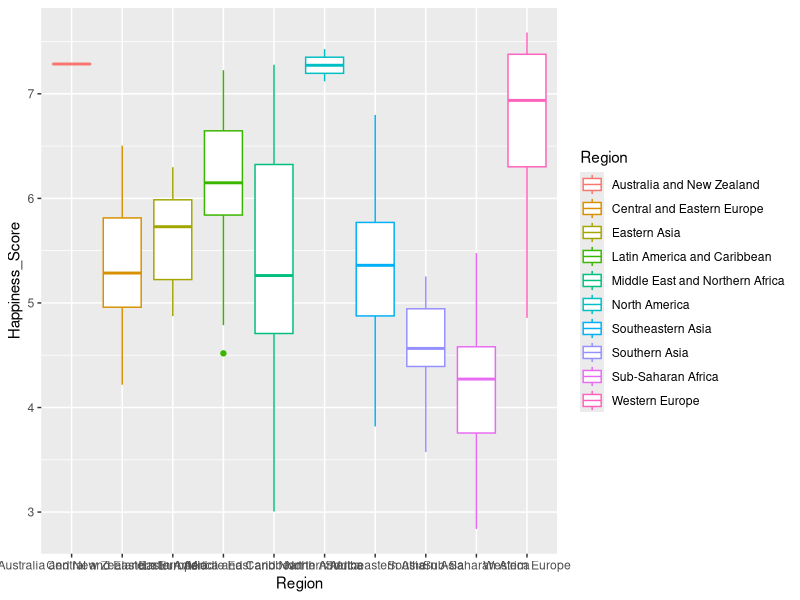
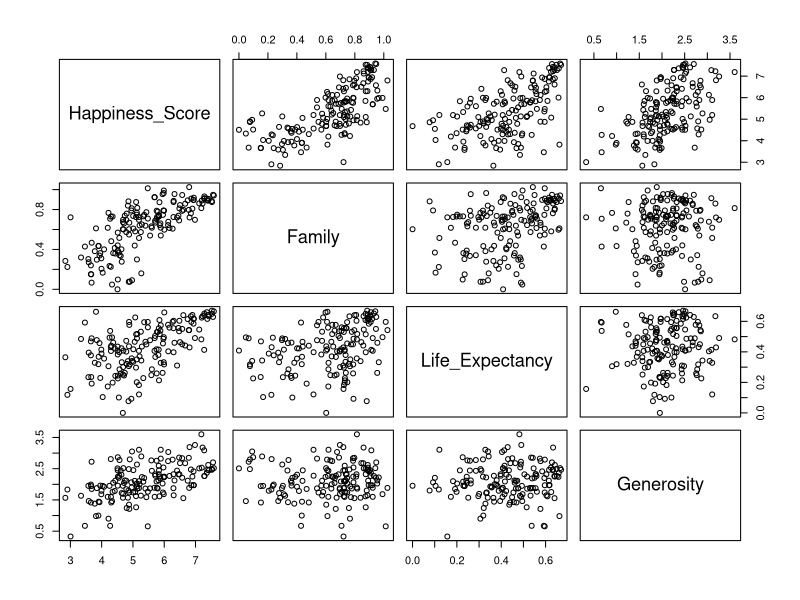
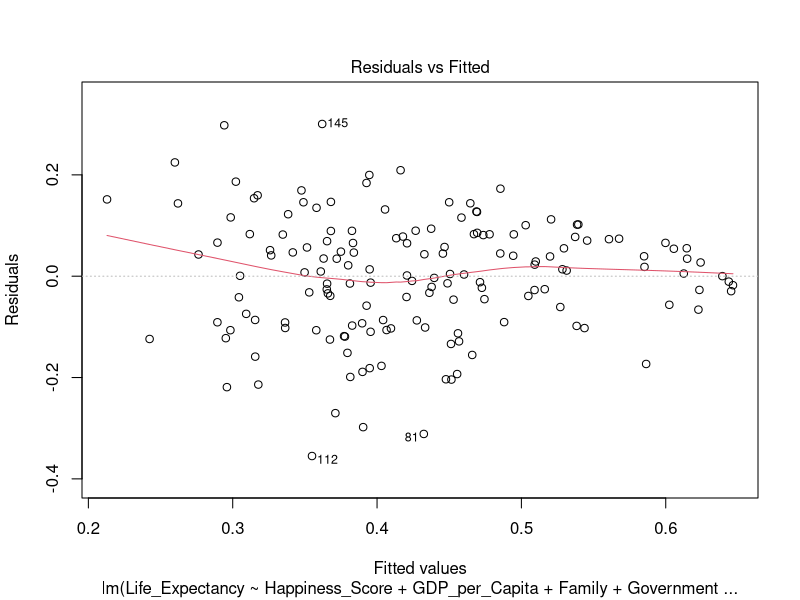
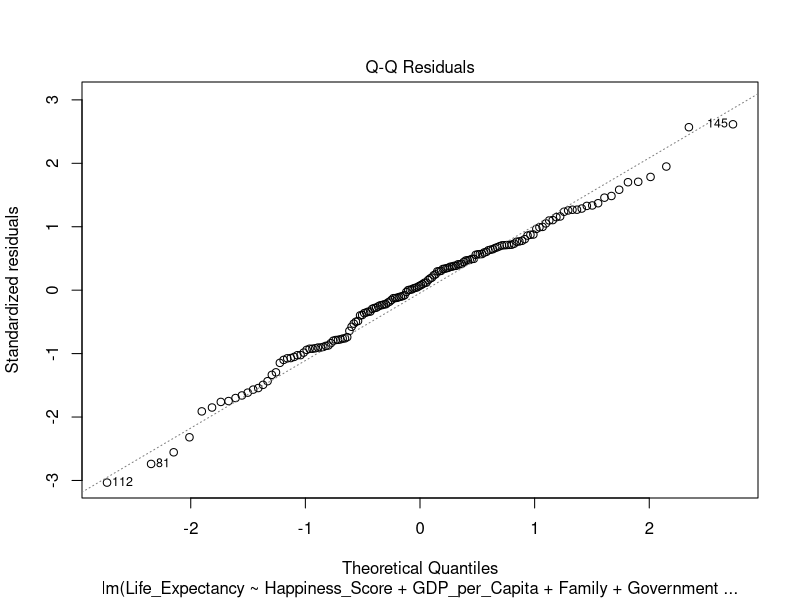
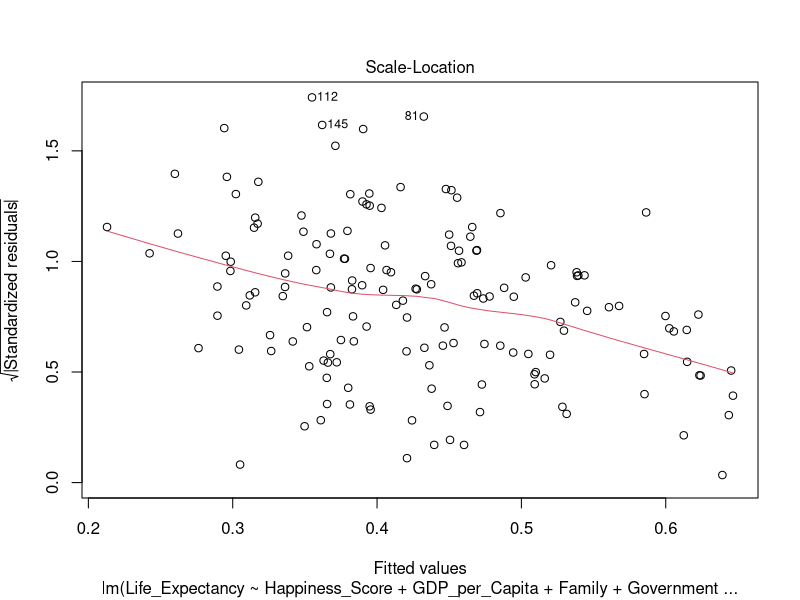
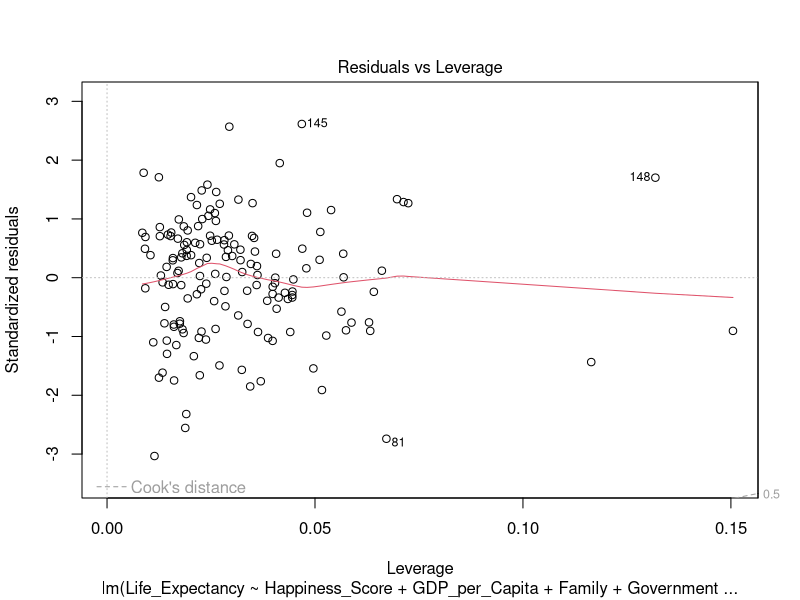

Recreate these plots in R, in order.
## ---- chunk 1
knitr::opts_chunk$set(echo = TRUE)
## ---- chunk 2
options(stringsAsFactors=FALSE)
library(plyr)
library(dplyr)
library(ggplot2)
df <- read.csv("2015.csv")
df %>% 
  summary()
## ---- chunk 3
df %>% 
  ggplot(aes(Region, Happiness_Score, color = Region)) + geom_boxplot(stat="boxplot")
## ---- chunk 4
df %>% 
  subset(select = c(Happiness_Score, Family, Life_Expectancy, Generosity)) %>% 
  pairs()
## ---- chunk 5
LE_model <- lm(Life_Expectancy ~ Happiness_Score + GDP_per_Capita + Family + Government_Corruption, data = df)
## ---- chunk 6
LE_model %>% 
  summary()
## ---- chunk 7
LE_model %>% 
  plot()
